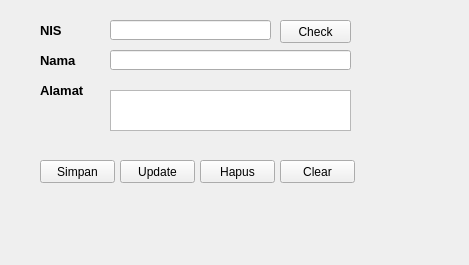
<?xml version="1.0" encoding="UTF-8"?>
<ui version="4.0">
 <class>MainWindow</class>
 <widget class="QMainWindow" name="MainWindow">
  <property name="geometry">
   <rect>
    <x>0</x>
    <y>0</y>
    <width>469</width>
    <height>265</height>
   </rect>
  </property>
  <property name="windowTitle">
   <string>MainWindow</string>
  </property>
  <widget class="QWidget" name="centralwidget">
   <widget class="QLabel" name="label">
    <property name="geometry">
     <rect>
      <x>40</x>
      <y>50</y>
      <width>111</width>
      <height>21</height>
     </rect>
    </property>
    <property name="font">
     <font>
      <pointsize>10</pointsize>
      <weight>75</weight>
      <bold>true</bold>
     </font>
    </property>
    <property name="text">
     <string>Nama</string>
    </property>
   </widget>
   <widget class="QLabel" name="label_2">
    <property name="geometry">
     <rect>
      <x>40</x>
      <y>20</y>
      <width>111</width>
      <height>21</height>
     </rect>
    </property>
    <property name="font">
     <font>
      <pointsize>10</pointsize>
      <weight>75</weight>
      <bold>true</bold>
     </font>
    </property>
    <property name="text">
     <string>NIS</string>
    </property>
   </widget>
   <widget class="QLabel" name="label_3">
    <property name="geometry">
     <rect>
      <x>40</x>
      <y>80</y>
      <width>111</width>
      <height>21</height>
     </rect>
    </property>
    <property name="font">
     <font>
      <pointsize>10</pointsize>
      <weight>75</weight>
      <bold>true</bold>
     </font>
    </property>
    <property name="text">
     <string>Alamat</string>
    </property>
   </widget>
   <widget class="QPushButton" name="simpan">
    <property name="geometry">
     <rect>
      <x>40</x>
      <y>160</y>
      <width>75</width>
      <height>23</height>
     </rect>
    </property>
    <property name="palette">
     <palette>
      <active>
       <colorrole role="Button">
        <brush brushstyle="SolidPattern">
         <color alpha="255">
          <red>211</red>
          <green>211</green>
          <blue>211</blue>
         </color>
        </brush>
       </colorrole>
      </active>
      <inactive>
       <colorrole role="Button">
        <brush brushstyle="SolidPattern">
         <color alpha="255">
          <red>240</red>
          <green>240</green>
          <blue>240</blue>
         </color>
        </brush>
       </colorrole>
      </inactive>
      <disabled>
       <colorrole role="Button">
        <brush brushstyle="SolidPattern">
         <color alpha="255">
          <red>240</red>
          <green>240</green>
          <blue>240</blue>
         </color>
        </brush>
       </colorrole>
      </disabled>
     </palette>
    </property>
    <property name="cursor">
     <cursorShape>PointingHandCursor</cursorShape>
    </property>
    <property name="text">
     <string>Simpan</string>
    </property>
    <property name="default">
     <bool>false</bool>
    </property>
    <property name="flat">
     <bool>false</bool>
    </property>
   </widget>
   <widget class="QLineEdit" name="nis">
    <property name="geometry">
     <rect>
      <x>110</x>
      <y>20</y>
      <width>161</width>
      <height>20</height>
     </rect>
    </property>
   </widget>
   <widget class="QLineEdit" name="nama">
    <property name="geometry">
     <rect>
      <x>110</x>
      <y>50</y>
      <width>241</width>
      <height>20</height>
     </rect>
    </property>
   </widget>
   <widget class="QTextEdit" name="alamat">
    <property name="geometry">
     <rect>
      <x>110</x>
      <y>90</y>
      <width>241</width>
      <height>41</height>
     </rect>
    </property>
    <property name="cursor" stdset="0">
     <cursorShape>IBeamCursor</cursorShape>
    </property>
   </widget>
   <widget class="QPushButton" name="update">
    <property name="geometry">
     <rect>
      <x>120</x>
      <y>160</y>
      <width>75</width>
      <height>23</height>
     </rect>
    </property>
    <property name="palette">
     <palette>
      <active>
       <colorrole role="Button">
        <brush brushstyle="SolidPattern">
         <color alpha="255">
          <red>211</red>
          <green>211</green>
          <blue>211</blue>
         </color>
        </brush>
       </colorrole>
      </active>
      <inactive>
       <colorrole role="Button">
        <brush brushstyle="SolidPattern">
         <color alpha="255">
          <red>240</red>
          <green>240</green>
          <blue>240</blue>
         </color>
        </brush>
       </colorrole>
      </inactive>
      <disabled>
       <colorrole role="Button">
        <brush brushstyle="SolidPattern">
         <color alpha="255">
          <red>240</red>
          <green>240</green>
          <blue>240</blue>
         </color>
        </brush>
       </colorrole>
      </disabled>
     </palette>
    </property>
    <property name="cursor">
     <cursorShape>PointingHandCursor</cursorShape>
    </property>
    <property name="text">
     <string>Update</string>
    </property>
    <property name="default">
     <bool>false</bool>
    </property>
    <property name="flat">
     <bool>false</bool>
    </property>
   </widget>
   <widget class="QPushButton" name="hapus">
    <property name="geometry">
     <rect>
      <x>200</x>
      <y>160</y>
      <width>75</width>
      <height>23</height>
     </rect>
    </property>
    <property name="palette">
     <palette>
      <active>
       <colorrole role="Button">
        <brush brushstyle="SolidPattern">
         <color alpha="255">
          <red>211</red>
          <green>211</green>
          <blue>211</blue>
         </color>
        </brush>
       </colorrole>
      </active>
      <inactive>
       <colorrole role="Button">
        <brush brushstyle="SolidPattern">
         <color alpha="255">
          <red>240</red>
          <green>240</green>
          <blue>240</blue>
         </color>
        </brush>
       </colorrole>
      </inactive>
      <disabled>
       <colorrole role="Button">
        <brush brushstyle="SolidPattern">
         <color alpha="255">
          <red>240</red>
          <green>240</green>
          <blue>240</blue>
         </color>
        </brush>
       </colorrole>
      </disabled>
     </palette>
    </property>
    <property name="cursor">
     <cursorShape>PointingHandCursor</cursorShape>
    </property>
    <property name="text">
     <string>Hapus</string>
    </property>
    <property name="default">
     <bool>false</bool>
    </property>
    <property name="flat">
     <bool>false</bool>
    </property>
   </widget>
   <widget class="QPushButton" name="clear">
    <property name="geometry">
     <rect>
      <x>280</x>
      <y>160</y>
      <width>75</width>
      <height>23</height>
     </rect>
    </property>
    <property name="palette">
     <palette>
      <active>
       <colorrole role="Button">
        <brush brushstyle="SolidPattern">
         <color alpha="255">
          <red>211</red>
          <green>211</green>
          <blue>211</blue>
         </color>
        </brush>
       </colorrole>
      </active>
      <inactive>
       <colorrole role="Button">
        <brush brushstyle="SolidPattern">
         <color alpha="255">
          <red>240</red>
          <green>240</green>
          <blue>240</blue>
         </color>
        </brush>
       </colorrole>
      </inactive>
      <disabled>
       <colorrole role="Button">
        <brush brushstyle="SolidPattern">
         <color alpha="255">
          <red>240</red>
          <green>240</green>
          <blue>240</blue>
         </color>
        </brush>
       </colorrole>
      </disabled>
     </palette>
    </property>
    <property name="cursor">
     <cursorShape>PointingHandCursor</cursorShape>
    </property>
    <property name="text">
     <string>Clear</string>
    </property>
    <property name="default">
     <bool>false</bool>
    </property>
    <property name="flat">
     <bool>false</bool>
    </property>
   </widget>
   <widget class="QPushButton" name="check">
    <property name="geometry">
     <rect>
      <x>280</x>
      <y>20</y>
      <width>71</width>
      <height>23</height>
     </rect>
    </property>
    <property name="palette">
     <palette>
      <active>
       <colorrole role="Button">
        <brush brushstyle="SolidPattern">
         <color alpha="255">
          <red>211</red>
          <green>211</green>
          <blue>211</blue>
         </color>
        </brush>
       </colorrole>
      </active>
      <inactive>
       <colorrole role="Button">
        <brush brushstyle="SolidPattern">
         <color alpha="255">
          <red>240</red>
          <green>240</green>
          <blue>240</blue>
         </color>
        </brush>
       </colorrole>
      </inactive>
      <disabled>
       <colorrole role="Button">
        <brush brushstyle="SolidPattern">
         <color alpha="255">
          <red>240</red>
          <green>240</green>
          <blue>240</blue>
         </color>
        </brush>
       </colorrole>
      </disabled>
     </palette>
    </property>
    <property name="cursor">
     <cursorShape>PointingHandCursor</cursorShape>
    </property>
    <property name="text">
     <string>Check</string>
    </property>
    <property name="default">
     <bool>false</bool>
    </property>
    <property name="flat">
     <bool>false</bool>
    </property>
   </widget>
  </widget>
  <widget class="QMenuBar" name="menubar">
   <property name="geometry">
    <rect>
     <x>0</x>
     <y>0</y>
     <width>469</width>
     <height>21</height>
    </rect>
   </property>
  </widget>
 </widget>
 <resources/>
 <connections/>
</ui>
